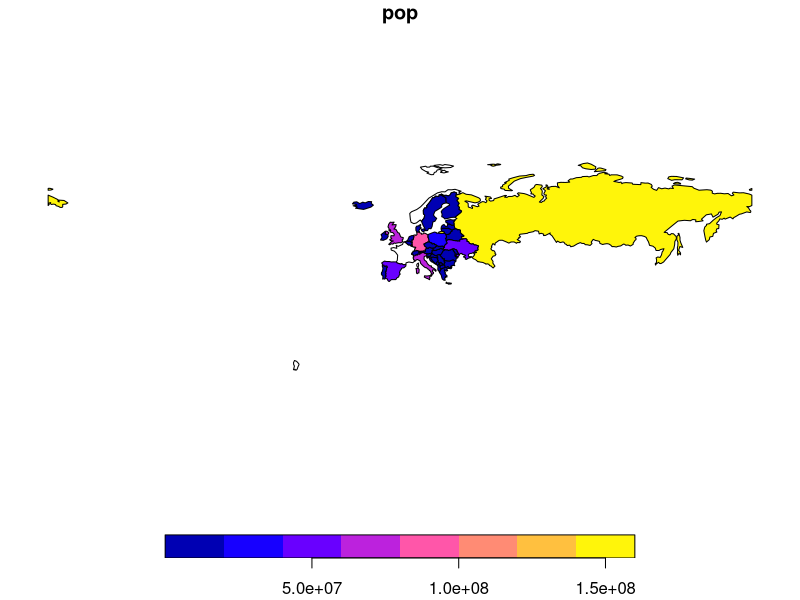
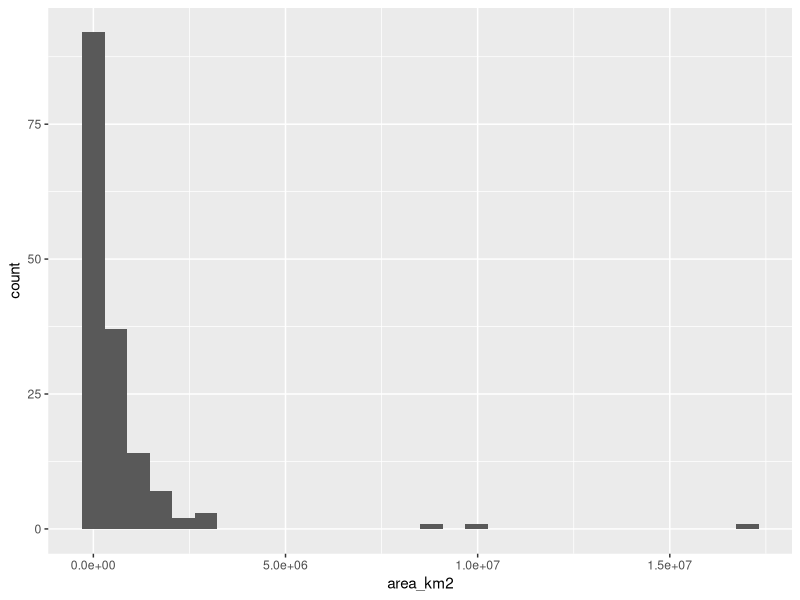

Recreate these plots in R, in order.
## ---- chunk 1
knitr::opts_chunk$set(echo = TRUE)

library(sf) 
library(raster)
library(spData)
library(dplyr)
library(ggplot2)
## ---- chunk 2
plot(world[world$continent == "Europe","pop"])

## ---- chunk 3
world %>%
  select(pop,name_long)%>%
  arrange(pop) -> maly
head(maly,1)

## ---- chunk 4
world1=subset(world,continent == 'Asia')
ilosc<- nrow(world1)
print(ilosc)

## ---- chunk 5
worldpow<- world %>%
filter(type == "Sovereign country")
ggplot(worldpow, aes(x = area_km2)) + geom_histogram()
